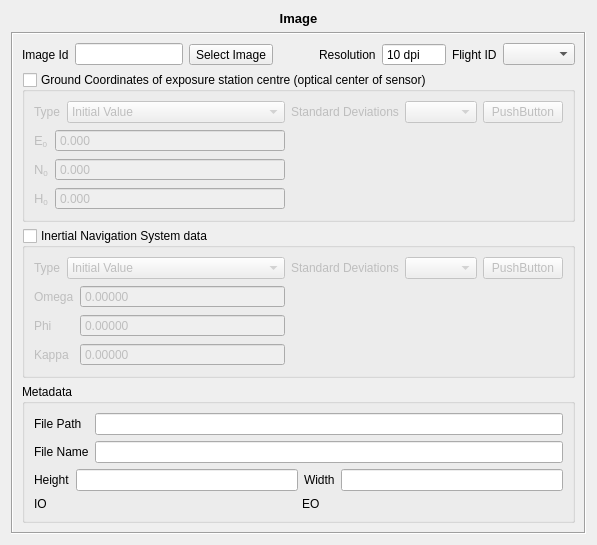
<?xml version="1.0" encoding="UTF-8"?>
<ui version="4.0">
 <class>ImageView</class>
 <widget class="QWidget" name="ImageView">
  <property name="geometry">
   <rect>
    <x>0</x>
    <y>0</y>
    <width>716</width>
    <height>622</height>
   </rect>
  </property>
  <property name="windowTitle">
   <string>Form</string>
  </property>
  <layout class="QVBoxLayout" name="verticalLayout_13">
   <property name="sizeConstraint">
    <enum>QLayout::SetFixedSize</enum>
   </property>
   <item>
    <widget class="QLabel" name="label_8">
     <property name="text">
      <string>&lt;!DOCTYPE HTML PUBLIC &quot;-//W3C//DTD HTML 4.0//EN&quot; &quot;http://www.w3.org/TR/REC-html40/strict.dtd&quot;&gt;
&lt;html&gt;&lt;head&gt;&lt;meta name=&quot;qrichtext&quot; content=&quot;1&quot; /&gt;&lt;style type=&quot;text/css&quot;&gt;
p, li { white-space: pre-wrap; }
&lt;/style&gt;&lt;/head&gt;&lt;body style=&quot; font-family:'Sans'; font-size:10pt; font-weight:400; font-style:normal;&quot;&gt;
&lt;p style=&quot; margin-top:0px; margin-bottom:0px; margin-left:0px; margin-right:0px; -qt-block-indent:0; text-indent:0px;&quot;&gt;&lt;span style=&quot; font-weight:600;&quot;&gt;Image&lt;/span&gt;&lt;/p&gt;&lt;/body&gt;&lt;/html&gt;</string>
     </property>
     <property name="alignment">
      <set>Qt::AlignCenter</set>
     </property>
    </widget>
   </item>
   <item>
    <widget class="QFrame" name="frame">
     <property name="frameShape">
      <enum>QFrame::Box</enum>
     </property>
     <property name="frameShadow">
      <enum>QFrame::Sunken</enum>
     </property>
     <layout class="QVBoxLayout" name="verticalLayout_12">
      <item>
       <layout class="QHBoxLayout" name="horizontalLayout_10">
        <item>
         <widget class="QLabel" name="label">
          <property name="text">
           <string>Image Id</string>
          </property>
         </widget>
        </item>
        <item>
         <widget class="QLineEdit" name="imageIDLine"/>
        </item>
        <item>
         <widget class="QToolButton" name="fileImageButton">
          <property name="text">
           <string>Select Image</string>
          </property>
         </widget>
        </item>
        <item>
         <spacer name="horizontalSpacer">
          <property name="orientation">
           <enum>Qt::Horizontal</enum>
          </property>
          <property name="sizeHint" stdset="0">
           <size>
            <width>40</width>
            <height>20</height>
           </size>
          </property>
         </spacer>
        </item>
        <item>
         <widget class="QLabel" name="label_7">
          <property name="text">
           <string>Resolution</string>
          </property>
         </widget>
        </item>
        <item>
         <widget class="QSpinBox" name="resolutionSpin">
          <property name="autoFillBackground">
           <bool>false</bool>
          </property>
          <property name="buttonSymbols">
           <enum>QAbstractSpinBox::NoButtons</enum>
          </property>
          <property name="specialValueText">
           <string/>
          </property>
          <property name="accelerated">
           <bool>true</bool>
          </property>
          <property name="suffix">
           <string> dpi</string>
          </property>
          <property name="minimum">
           <number>10</number>
          </property>
          <property name="maximum">
           <number>10000</number>
          </property>
          <property name="value">
           <number>10</number>
          </property>
         </widget>
        </item>
        <item>
         <widget class="QLabel" name="label_6">
          <property name="text">
           <string>Flight ID</string>
          </property>
         </widget>
        </item>
        <item>
         <widget class="QComboBox" name="flightIdComboBox"/>
        </item>
       </layout>
      </item>
      <item>
       <widget class="QGroupBox" name="gnssGroup">
        <property name="minimumSize">
         <size>
          <width>0</width>
          <height>100</height>
         </size>
        </property>
        <property name="title">
         <string>Ground Coordinates of exposure station centre (optical center of sensor)</string>
        </property>
        <property name="checkable">
         <bool>true</bool>
        </property>
        <property name="checked">
         <bool>false</bool>
        </property>
        <layout class="QHBoxLayout" name="horizontalLayout_6" stretch="1,1">
         <item>
          <layout class="QVBoxLayout" name="verticalLayout_8">
           <item>
            <layout class="QHBoxLayout" name="horizontalLayout_11" stretch="0,1">
             <item>
              <widget class="QLabel" name="label_11">
               <property name="text">
                <string>Type</string>
               </property>
              </widget>
             </item>
             <item>
              <widget class="QComboBox" name="gnssTypeComboBox">
               <item>
                <property name="text">
                 <string>Initial Value</string>
                </property>
               </item>
               <item>
                <property name="text">
                 <string>Fixed Value</string>
                </property>
               </item>
               <item>
                <property name="text">
                 <string>Not Considered</string>
                </property>
               </item>
              </widget>
             </item>
            </layout>
           </item>
           <item>
            <layout class="QHBoxLayout" name="horizontalLayout_5" stretch="0,1">
             <item>
              <layout class="QVBoxLayout" name="verticalLayout_6">
               <item>
                <widget class="QLabel" name="label_17">
                 <property name="text">
                  <string>&lt;!DOCTYPE HTML PUBLIC &quot;-//W3C//DTD HTML 4.0//EN&quot; &quot;http://www.w3.org/TR/REC-html40/strict.dtd&quot;&gt;
&lt;html&gt;&lt;head&gt;&lt;meta name=&quot;qrichtext&quot; content=&quot;1&quot; /&gt;&lt;style type=&quot;text/css&quot;&gt;
p, li { white-space: pre-wrap; }
&lt;/style&gt;&lt;/head&gt;&lt;body style=&quot; font-family:'Sans'; font-size:10pt; font-weight:400; font-style:normal;&quot;&gt;
&lt;table style=&quot;-qt-table-type: root; margin-top:4px; margin-bottom:4px; margin-left:4px; margin-right:4px;&quot;&gt;
&lt;tr&gt;
&lt;td style=&quot;border: none;&quot;&gt;
&lt;p style=&quot; margin-top:0px; margin-bottom:0px; margin-left:0px; margin-right:0px; -qt-block-indent:0; text-indent:0px;&quot;&gt;E&lt;span style=&quot; vertical-align:sub;&quot;&gt;0&lt;/span&gt;&lt;/p&gt;&lt;/td&gt;&lt;/tr&gt;&lt;/table&gt;&lt;/body&gt;&lt;/html&gt;</string>
                 </property>
                </widget>
               </item>
               <item>
                <widget class="QLabel" name="label_18">
                 <property name="text">
                  <string>&lt;!DOCTYPE HTML PUBLIC &quot;-//W3C//DTD HTML 4.0//EN&quot; &quot;http://www.w3.org/TR/REC-html40/strict.dtd&quot;&gt;
&lt;html&gt;&lt;head&gt;&lt;meta name=&quot;qrichtext&quot; content=&quot;1&quot; /&gt;&lt;style type=&quot;text/css&quot;&gt;
p, li { white-space: pre-wrap; }
&lt;/style&gt;&lt;/head&gt;&lt;body style=&quot; font-family:'Sans'; font-size:10pt; font-weight:400; font-style:normal;&quot;&gt;
&lt;table style=&quot;-qt-table-type: root; margin-top:4px; margin-bottom:4px; margin-left:4px; margin-right:4px;&quot;&gt;
&lt;tr&gt;
&lt;td style=&quot;border: none;&quot;&gt;
&lt;p style=&quot; margin-top:0px; margin-bottom:0px; margin-left:0px; margin-right:0px; -qt-block-indent:0; text-indent:0px;&quot;&gt;N&lt;span style=&quot; vertical-align:sub;&quot;&gt;0&lt;/span&gt;&lt;/p&gt;&lt;/td&gt;&lt;/tr&gt;&lt;/table&gt;&lt;/body&gt;&lt;/html&gt;</string>
                 </property>
                </widget>
               </item>
               <item>
                <widget class="QLabel" name="label_19">
                 <property name="text">
                  <string>&lt;!DOCTYPE HTML PUBLIC &quot;-//W3C//DTD HTML 4.0//EN&quot; &quot;http://www.w3.org/TR/REC-html40/strict.dtd&quot;&gt;
&lt;html&gt;&lt;head&gt;&lt;meta name=&quot;qrichtext&quot; content=&quot;1&quot; /&gt;&lt;style type=&quot;text/css&quot;&gt;
p, li { white-space: pre-wrap; }
&lt;/style&gt;&lt;/head&gt;&lt;body style=&quot; font-family:'Sans'; font-size:10pt; font-weight:400; font-style:normal;&quot;&gt;
&lt;table style=&quot;-qt-table-type: root; margin-top:4px; margin-bottom:4px; margin-left:4px; margin-right:4px;&quot;&gt;
&lt;tr&gt;
&lt;td style=&quot;border: none;&quot;&gt;
&lt;p style=&quot; margin-top:0px; margin-bottom:0px; margin-left:0px; margin-right:0px; -qt-block-indent:0; text-indent:0px;&quot;&gt;H&lt;span style=&quot; vertical-align:sub;&quot;&gt;0&lt;/span&gt;&lt;/p&gt;&lt;/td&gt;&lt;/tr&gt;&lt;/table&gt;&lt;/body&gt;&lt;/html&gt;</string>
                 </property>
                </widget>
               </item>
              </layout>
             </item>
             <item>
              <layout class="QVBoxLayout" name="verticalLayout_7">
               <item>
                <widget class="EfotoDoubleSpinBox" name="eDoubleSpinBox_2">
                 <property name="buttonSymbols">
                  <enum>QAbstractSpinBox::NoButtons</enum>
                 </property>
                 <property name="accelerated">
                  <bool>true</bool>
                 </property>
                 <property name="decimals">
                  <number>3</number>
                 </property>
                 <property name="minimum">
                  <double>0.000000000000000</double>
                 </property>
                 <property name="maximum">
                  <double>999999.000000000000000</double>
                 </property>
                 <property name="value">
                  <double>0.000000000000000</double>
                 </property>
                </widget>
               </item>
               <item>
                <widget class="EfotoDoubleSpinBox" name="nDoubleSpinBox_2">
                 <property name="buttonSymbols">
                  <enum>QAbstractSpinBox::NoButtons</enum>
                 </property>
                 <property name="accelerated">
                  <bool>true</bool>
                 </property>
                 <property name="decimals">
                  <number>3</number>
                 </property>
                 <property name="minimum">
                  <double>0.000000000000000</double>
                 </property>
                 <property name="maximum">
                  <double>9999999.000000000000000</double>
                 </property>
                </widget>
               </item>
               <item>
                <widget class="EfotoDoubleSpinBox" name="hDoubleSpinBox_2">
                 <property name="buttonSymbols">
                  <enum>QAbstractSpinBox::NoButtons</enum>
                 </property>
                 <property name="accelerated">
                  <bool>true</bool>
                 </property>
                 <property name="decimals">
                  <number>3</number>
                 </property>
                 <property name="minimum">
                  <double>-999.000000000000000</double>
                 </property>
                 <property name="maximum">
                  <double>9999.000000000000000</double>
                 </property>
                </widget>
               </item>
              </layout>
             </item>
            </layout>
           </item>
          </layout>
         </item>
         <item>
          <layout class="QVBoxLayout" name="verticalLayout_9">
           <item>
            <layout class="QHBoxLayout" name="horizontalLayout_8" stretch="0,1,0">
             <item>
              <widget class="QLabel" name="label_9">
               <property name="text">
                <string>Standard Deviations</string>
               </property>
              </widget>
             </item>
             <item>
              <widget class="SigmaFormTypeSelector" name="gnssSigmaSelector"/>
             </item>
             <item>
              <widget class="SigmaFormDialogButton" name="gnssSigmaDialogButton">
               <property name="text">
                <string>PushButton</string>
               </property>
              </widget>
             </item>
            </layout>
           </item>
           <item>
            <widget class="SigmaFormContent" name="gnssSigmaContent">
             <property name="frameShape">
              <enum>QFrame::NoFrame</enum>
             </property>
             <property name="frameShadow">
              <enum>QFrame::Raised</enum>
             </property>
             <property name="lineWidth">
              <number>0</number>
             </property>
            </widget>
           </item>
          </layout>
         </item>
        </layout>
       </widget>
      </item>
      <item>
       <widget class="QGroupBox" name="insGroup">
        <property name="minimumSize">
         <size>
          <width>0</width>
          <height>100</height>
         </size>
        </property>
        <property name="title">
         <string>Inertial Navigation System data</string>
        </property>
        <property name="checkable">
         <bool>true</bool>
        </property>
        <property name="checked">
         <bool>false</bool>
        </property>
        <layout class="QHBoxLayout" name="horizontalLayout_9" stretch="1,1">
         <item>
          <layout class="QVBoxLayout" name="verticalLayout_3">
           <item>
            <layout class="QHBoxLayout" name="horizontalLayout_12" stretch="0,1">
             <item>
              <widget class="QLabel" name="label_12">
               <property name="text">
                <string>Type</string>
               </property>
              </widget>
             </item>
             <item>
              <widget class="QComboBox" name="insTypeComboBox">
               <item>
                <property name="text">
                 <string>Initial Value</string>
                </property>
               </item>
               <item>
                <property name="text">
                 <string>Fixed Value</string>
                </property>
               </item>
               <item>
                <property name="text">
                 <string>Not Considered</string>
                </property>
               </item>
              </widget>
             </item>
            </layout>
           </item>
           <item>
            <layout class="QHBoxLayout" name="horizontalLayout" stretch="0,1">
             <item>
              <layout class="QVBoxLayout" name="verticalLayout_2">
               <item>
                <widget class="QLabel" name="label_20">
                 <property name="text">
                  <string>Omega</string>
                 </property>
                </widget>
               </item>
               <item>
                <widget class="QLabel" name="label_21">
                 <property name="text">
                  <string>Phi</string>
                 </property>
                </widget>
               </item>
               <item>
                <widget class="QLabel" name="label_22">
                 <property name="text">
                  <string>Kappa</string>
                 </property>
                </widget>
               </item>
              </layout>
             </item>
             <item>
              <layout class="QVBoxLayout" name="verticalLayout_5">
               <item>
                <widget class="EfotoDoubleSpinBox" name="omegaDoubleSpinBox">
                 <property name="buttonSymbols">
                  <enum>QAbstractSpinBox::NoButtons</enum>
                 </property>
                 <property name="accelerated">
                  <bool>true</bool>
                 </property>
                 <property name="decimals">
                  <number>5</number>
                 </property>
                 <property name="minimum">
                  <double>-0.100000000000000</double>
                 </property>
                 <property name="maximum">
                  <double>0.100000000000000</double>
                 </property>
                 <property name="singleStep">
                  <double>0.000010000000000</double>
                 </property>
                 <property name="value">
                  <double>0.000000000000000</double>
                 </property>
                </widget>
               </item>
               <item>
                <widget class="EfotoDoubleSpinBox" name="phiDoubleSpinBox">
                 <property name="buttonSymbols">
                  <enum>QAbstractSpinBox::NoButtons</enum>
                 </property>
                 <property name="accelerated">
                  <bool>true</bool>
                 </property>
                 <property name="decimals">
                  <number>5</number>
                 </property>
                 <property name="minimum">
                  <double>-0.100000000000000</double>
                 </property>
                 <property name="maximum">
                  <double>0.100000000000000</double>
                 </property>
                 <property name="singleStep">
                  <double>0.000010000000000</double>
                 </property>
                </widget>
               </item>
               <item>
                <widget class="EfotoDoubleSpinBox" name="kappaDoubleSpinBox">
                 <property name="buttonSymbols">
                  <enum>QAbstractSpinBox::NoButtons</enum>
                 </property>
                 <property name="accelerated">
                  <bool>true</bool>
                 </property>
                 <property name="decimals">
                  <number>5</number>
                 </property>
                 <property name="minimum">
                  <double>-6.283180000000000</double>
                 </property>
                 <property name="maximum">
                  <double>6.283180000000000</double>
                 </property>
                 <property name="singleStep">
                  <double>0.000010000000000</double>
                 </property>
                 <property name="value">
                  <double>0.000000000000000</double>
                 </property>
                </widget>
               </item>
              </layout>
             </item>
            </layout>
           </item>
          </layout>
         </item>
         <item>
          <layout class="QVBoxLayout" name="verticalLayout_4">
           <item>
            <layout class="QHBoxLayout" name="horizontalLayout_7" stretch="0,1,0">
             <item>
              <widget class="QLabel" name="label_10">
               <property name="text">
                <string>Standard Deviations</string>
               </property>
              </widget>
             </item>
             <item>
              <widget class="SigmaFormTypeSelector" name="insSigmaSelector"/>
             </item>
             <item>
              <widget class="SigmaFormDialogButton" name="insSigmaDialogButton">
               <property name="text">
                <string>PushButton</string>
               </property>
              </widget>
             </item>
            </layout>
           </item>
           <item>
            <widget class="SigmaFormContent" name="insSigmaContent">
             <property name="frameShape">
              <enum>QFrame::NoFrame</enum>
             </property>
             <property name="frameShadow">
              <enum>QFrame::Raised</enum>
             </property>
             <property name="lineWidth">
              <number>0</number>
             </property>
            </widget>
           </item>
          </layout>
         </item>
        </layout>
       </widget>
      </item>
      <item>
       <widget class="QGroupBox" name="metadataGroup">
        <property name="title">
         <string>Metadata</string>
        </property>
        <layout class="QGridLayout" name="gridLayout_3">
         <item row="0" column="0">
          <layout class="QVBoxLayout" name="verticalLayout">
           <item>
            <layout class="QHBoxLayout" name="horizontalLayout_3" stretch="0,1">
             <item>
              <layout class="QVBoxLayout" name="verticalLayout_10">
               <item>
                <widget class="QLabel" name="label_5">
                 <property name="text">
                  <string>File Path</string>
                 </property>
                </widget>
               </item>
               <item>
                <widget class="QLabel" name="label_4">
                 <property name="text">
                  <string>File Name</string>
                 </property>
                </widget>
               </item>
              </layout>
             </item>
             <item>
              <layout class="QVBoxLayout" name="verticalLayout_11">
               <item>
                <widget class="QLineEdit" name="filePathLine">
                 <property name="enabled">
                  <bool>true</bool>
                 </property>
                 <property name="readOnly">
                  <bool>true</bool>
                 </property>
                </widget>
               </item>
               <item>
                <widget class="QLineEdit" name="fileNameLine">
                 <property name="enabled">
                  <bool>true</bool>
                 </property>
                 <property name="readOnly">
                  <bool>true</bool>
                 </property>
                </widget>
               </item>
              </layout>
             </item>
            </layout>
           </item>
           <item>
            <layout class="QHBoxLayout" name="horizontalLayout_2">
             <item>
              <widget class="QLabel" name="label_3">
               <property name="text">
                <string>Height</string>
               </property>
              </widget>
             </item>
             <item>
              <widget class="QLineEdit" name="heightLine">
               <property name="toolTip">
                <string extracomment="Height in pixels"/>
               </property>
               <property name="readOnly">
                <bool>true</bool>
               </property>
              </widget>
             </item>
             <item>
              <widget class="QLabel" name="label_2">
               <property name="text">
                <string>Width</string>
               </property>
              </widget>
             </item>
             <item>
              <widget class="QLineEdit" name="widthLine">
               <property name="toolTip">
                <string extracomment="Width in pixels"/>
               </property>
               <property name="inputMask">
                <string/>
               </property>
               <property name="readOnly">
                <bool>true</bool>
               </property>
              </widget>
             </item>
            </layout>
           </item>
           <item>
            <layout class="QHBoxLayout" name="horizontalLayout_4">
             <item>
              <widget class="QLabel" name="labelIO">
               <property name="text">
                <string>IO</string>
               </property>
              </widget>
             </item>
             <item>
              <widget class="QLabel" name="labelEO">
               <property name="text">
                <string>EO</string>
               </property>
              </widget>
             </item>
            </layout>
           </item>
          </layout>
         </item>
        </layout>
       </widget>
      </item>
     </layout>
    </widget>
   </item>
  </layout>
 </widget>
 <customwidgets>
  <customwidget>
   <class>SigmaFormTypeSelector</class>
   <extends>QComboBox</extends>
   <header>SigmaForm.h</header>
  </customwidget>
  <customwidget>
   <class>SigmaFormContent</class>
   <extends>QFrame</extends>
   <header>SigmaForm.h</header>
   <container>1</container>
  </customwidget>
  <customwidget>
   <class>EfotoDoubleSpinBox</class>
   <extends>QDoubleSpinBox</extends>
   <header>EfotoDoubleSpinBox.h</header>
  </customwidget>
  <customwidget>
   <class>SigmaFormDialogButton</class>
   <extends>QPushButton</extends>
   <header>SigmaForm.h</header>
  </customwidget>
 </customwidgets>
 <resources/>
 <connections/>
 <slots>
  <slot>loadImageFile()</slot>
 </slots>
</ui>
